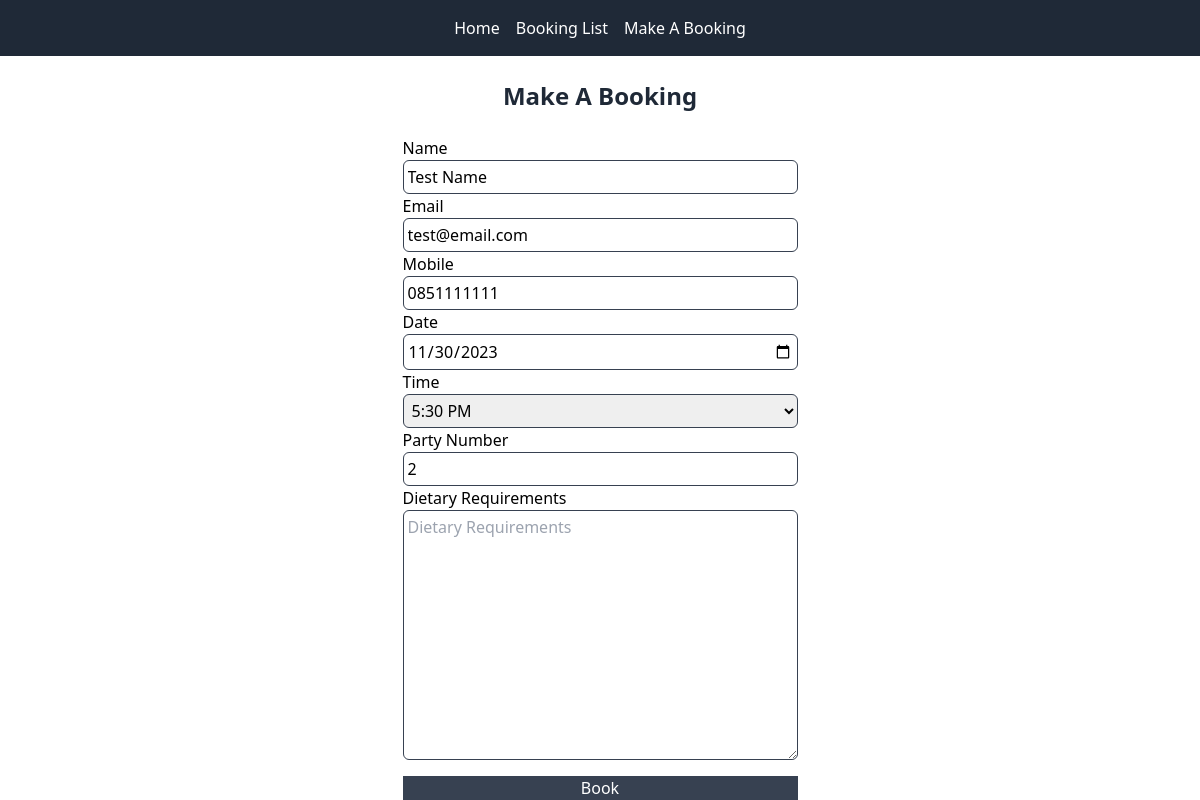
The page /booking-edit/11/ on the database its author committed.
### tables/models.py (models this page shows, shortened)
class Table(models.Model):
    customer_name = models.CharField(max_length=50)
    customer_email = models.EmailField()
    customer_mobile = models.CharField(max_length=20)
    table_number = models.CharField(max_length=10, blank=True, null=True)
    date = models.DateField()
    time = models.IntegerField(choices=BOOKING_TIME)
    party_number = models.PositiveIntegerField()
    dietary_requirements = models.TextField(blank=True, null=True)
    created_at = models.DateTimeField(auto_now_add=True)

### tables/views.py (the view, shortened to what this page needs)
# urls.py: path("booking-edit/<int:pk>/", views.booking_edit, name="booking_edit"),
def booking_edit(request, pk):
    try:
        booking = Table.objects.get(pk=pk)
    except Table.DoesNotExist:
        raise Http404("Booking does not exist.")
    form = TableForm(instance=booking)
    return render(request, "booking.html", {"form": form})

### templates/booking.html (shortened to what this page needs)
{% extends 'base.html' %}
{% block content %}
<h1 class="text-center text-gray-800 text-2xl font-bold my-6">Make A Booking</h1>
<div class="flex flex-col items-center justify-center">
    <form method="POST" class="flex flex-col justify-evenly">
        {{ form.customer_name.label }}
        {{ form.customer_name }}
        {{ form.customer_email.label }}
        {{ form.customer_email }}
        {{ form.customer_mobile.label }}
        {{ form.customer_mobile }}
        {{ form.date.label}}
        {{ form.date }}
        {{ form.time.label}}
        {{ form.time }}
        {{ form.party_number.label}}
        {{ form.party_number }}
        {{ form.dietary_requirements.label}}
        {{ form.dietary_requirements }}
        <button type="submit" class="bg-gray-700 text-white mt-4">Book</button>
    </form>
</div>
{% endblock %}

### rows shown on the page
Table: customer_name "Test Name", customer_email "test@email.com", customer_mobile "0851111111", date "11/30/2023", time "5:30 PM", party_number "2"
